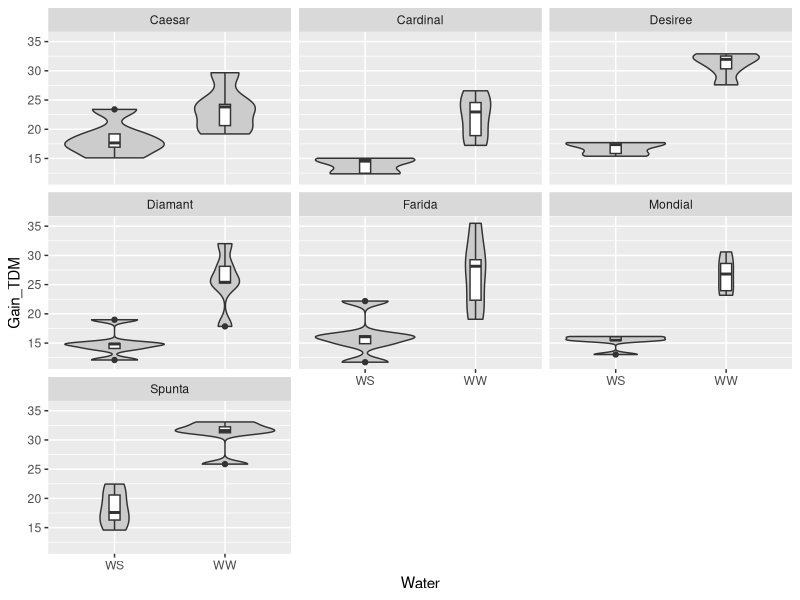

Recreate this plot in R.
## ---- chunk 1
setwd("C:/Users/Christoph/Documents/Projects_R/RCourse")
getwd()
## ---- chunk 2
# Setting the working directory to the folder where the data is located
setwd("C:/Users/Christoph/Desktop/R Course")

# Read in the csv file with the standard read.csv command
bio_data <- read.csv("Biomass_compiled.csv")
## ---- chunk 3
# Setting the working directory (it is already set, but just examplatory set again)
setwd("C:/Users/Christoph/Desktop/R Course")

# Read in the csv file now with the read.table command
soilwater_data <- read.table("wheat-soil_water.csv", skip = 8, nrows = 40,
                             sep = ",", fill = TRUE, stringsAsFactors = FALSE)
## ---- chunk 4
plot_nr <- soilwater_data[,2]
soilwater_data <- soilwater_data[,-(1:5)]
soilwater_data <- soilwater_data[,colSums(soilwater_data, na.rm = TRUE) > 0]
## ---- chunk 5
soilwater_data <- as.data.frame(t(soilwater_data), row.names = FALSE)
colnames(soilwater_data) <- paste("plot_", plot_nr, sep = "")
## ---- chunk 6
# Setting the working directory (it is already set, but just examplatory set again)
setwd("C:/Users/Christoph/Desktop/R Course")

# Read in the csv file now with the read.table command
soilwater_datedepth <- read.table("wheat-soil_water.csv", skip = 4, nrows = 2,
                             sep = ",", fill = TRUE, stringsAsFactors = FALSE)

soilwater_datedepth <- soilwater_datedepth[,-(1:5)]
soilwater_datedepth <- soilwater_datedepth[,!is.na(soilwater_datedepth[1,])]

soilwater_datedepth <- t(soilwater_datedepth)
soilwater_datedepth <- data.frame(date  = as.Date(soilwater_datedepth[,2], "%d.%m.%y"),
                                  depth = as.numeric(soilwater_datedepth[,1]))

soilwater_data <- cbind(soilwater_datedepth, soilwater_data)
## ---- chunk 7
head(soilwater_data[,1:10])
## ---- chunk 8
str(bio_data)
summary(bio_data[,1:6]) #To save space in the document only the first 6 columns used
## ---- chunk 9
bio_data$Replication <- as.factor(bio_data$Replication)
## ---- chunk 10
str(bio_data)
## ---- chunk 11
require(ggplot2)
# Visualization of the data. Just to show you. More about that in Session 3
ggplot(bio_data) + 
  geom_violin(aes(x = Water, y = Gain_TDM), fill = "grey80") + 
  geom_boxplot(aes(x = Water, y = Gain_TDM), width = 0.1) + 
  facet_wrap(~Variety)

## ---- chunk 12
head(npk)

aov(yield ~ block + N * P + K, npk)
## ---- chunk 13
# Applying two way ANNOVA to the data
bio_aov <- aov(Gain_TDM ~ Water + Variety + Water*Variety, data = bio_data)

# Getting the results of the ANNOVA with summary
summary(bio_aov)
## ---- chunk 14
# Applying the Tukey honest significant differences test to our ANNOVA model
bio_THSD <- TukeyHSD(bio_aov, ordered = TRUE)
## ---- chunk 15
# Writing the results of our TukeyHSD test to a csv file in our working
# directory
write.csv(x = bio_THSD$`Water:Variety`, file = "tukey_HSD.csv")
